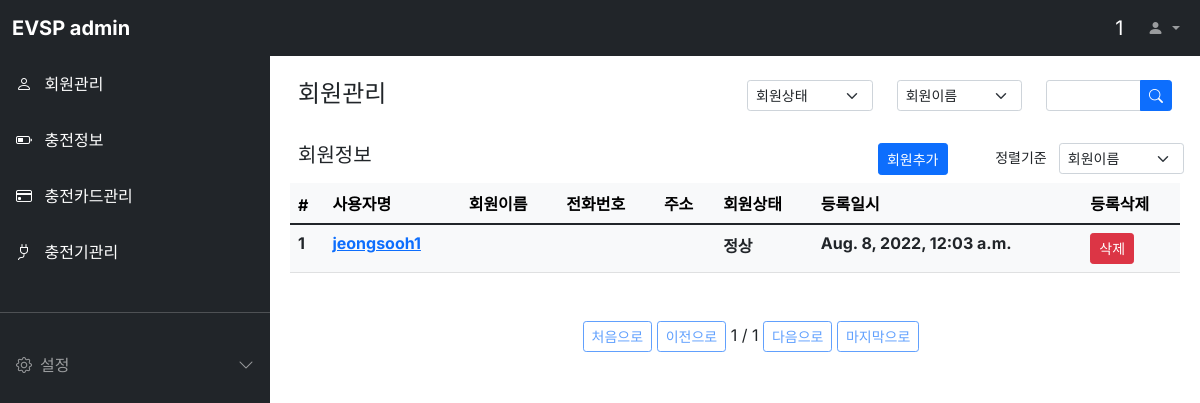
Before: /evuser/ (signed in) with the older database file.
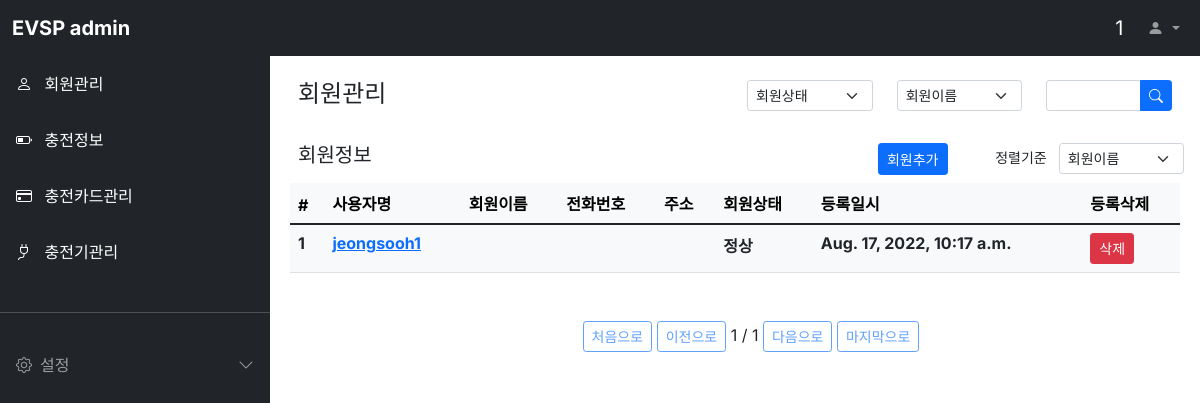
After: the same page with the newer database file.
### evuser/models.py (models this page shows, shortened)
class Evuser(models.Model):
  CONTRACTED = 'CONT'
  NORMAL = 'NOR'
  USER_STATUS = [
    ('정상', '정상'),
    ('해지', '해지'),
    ('유예', '유예'),
  ]
  USER_CATEGORY = [
    ('일반', '일반'),
    ('법인', '법인'),
    ('기타', '기타'),
  ]
  userid = models.CharField(max_length=64, verbose_name='회원아이디')
  password = models.CharField(max_length=128, verbose_name='비밀번호')
  name = models.CharField(max_length=64, verbose_name='회원이름')
  email = models.EmailField(max_length=128, verbose_name='이메일')
  phone = models.CharField(max_length=64, verbose_name='전화번호')
  category = models.CharField(max_length=64,
    choices=USER_CATEGORY, default= '일반', verbose_name='회원구분')
  status = models.CharField(max_length=64,
    choices=USER_STATUS, default= '정상', verbose_name='회원상태')
  address = models.TextField(verbose_name='주소')
  level = models.CharField(max_length=8, verbose_name='등급',
    choices=(
      ('admin', 'admin'),
      ('user', 'user')
  ))
  last_use_dttm = models.DateTimeField(auto_now_add=True, verbose_name='최근사용시간')
  register_dttm = models.DateTimeField(auto_now_add=True, verbose_name='등록시간')
  class Meta:
    db_table = 'evsp_evuser'
    verbose_name = '회원'
    verbose_name_plural = '회원'

### evuser/views.py (the view)
# urls.py: path('evuser/', EvuserList.as_view()),
class EvuserList(ListView):
  model = Evuser
  template_name='evuser.html'
  context_object_name = 'evuserList'
  paginate_by = 2
  queryset = Evuser.objects.all()
  def get_context_data(self, **kwargs):
    context = super(EvuserList, self).get_context_data(**kwargs)
    user_id = self.request.session['user']
    context['loginuser'] = user_id
    return context

### evuser/templates/evuser.html (shortened to what this page needs)
{% extends "base.html" %}
{% block contents %}
<div class="row mt-3 mx-3">
  <div class="col-md-6 fw-bold"><h4>회원관리</h4></div>
  <div class="col-md-2">
    <select class="form-select form-select-sm" aria-label="Default select example">
      <option selected>회원상태</option>
    </select>
  </div>
  <div class="col-md-2">
    <select class="form-select form-select-sm" aria-label="Default select example">
      <option selected>회원이름</option>
    </select>
  </div>
  <div class="col-md-2">
    <form method="get" action="/evuser/search">
      <div class="input-group input-group-sm">
        <input type="text" class="form-control" placeholder="" aria-label="Recipient's userid" aria-describedby="button-addon2">
        <button class="btn btn-primary" type="button" id="button-addon2">
          <i class="bi bi-search"></i>
        </button>
      </div>
    </form>
  </div>
</div>
<div class="row mt-3 mx-3">
  <div class="col-md-6 fw-bold"><h5>회원정보</h5></div>
  <div class="col-md-3 d-grid justify-content-md-end">
    <button class="btn btn-primary btn-sm"
      onclick="location.href='/evuser/register/'">회원추가
    </button>
  </div>
  <div class="col-md-3">
    <div class="row justify-content-end">
      <label class="col form-select-sm text-end">정렬기준</label>
      <select class="col form-select form-select-sm" aria-label="Default select example">
        <option selected>회원이름</option>
      </select>
    </div>
  </div>
</div>
<div class="row mt-2 mx-2">
  <div class="col-12">
    <table class="table table-light">
      <thead class="thead-light">
        <tr>
          <th scope="col">#</th>
          <th scope="col">사용자명</th>
          <th scope="col">회원이름</th>
          <th scope="col">전화번호</th>
          <th scope="col">주소</th>
          <th scope="col">회원상태</th>
          <th scope="col">등록일시</th>
          <th scope="col">등록삭제</th>
        </tr>
      </thead>
      <tbody class="text-dark">
        {% for evuser in evuserList %}
        <tr>
          <th scope="row">{{ evuser.id }}</th>
          <th><a href="/evuser/{{ evuser.id }}">{{ evuser.userid }}</a></th>
          <th>{{ evuser.name }}</th>
          <th>{{ evuser.phone }}</th>
          <th>{{ evuser.address }}</th>
          <th>{{ evuser.status }}</th>
          <th>{{ evuser.register_dttm }}</th>
          <th><a class="btn btn-primary btn-sm btn-danger" id="evuser-{{ evuser.id }}" href="/evuser/{{ evuser.id }}/delete" target="_blank">삭제</a></th>
        </tr>
        {% endfor %}
      </tbody>
    </table>
    <div class="pagination justify-content-center mt-5">
      <ul class="step-links">
        {% if page_obj.has_previous %}
        <a class="btn btn-sm btn-outline-primary" href="?page=1">처음으로</a>
        <a class="btn btn-sm btn-outline-primary" href="?page={{ page_obj.previous_page_number }}">이전으로</a>
        {% else %}
        <a class="btn btn-sm btn-outline-primary disabled" href="#">처음으로</a>
        <a class="btn btn-sm btn-outline-primary disabled" href="#">이전으로</a>
        {% endif %}
      <span class="current">
        {{ page_obj.number }} / {{ page_obj.paginator.num_pages }}
      </span>
        {% if page_obj.has_next %}
        <a class="btn btn-sm btn-outline-primary" href="?page={{ page_obj.next_page_number }}">다음으로</a>
        <a class="btn btn-sm btn-outline-primary" href="?page={{ page_obj.paginator.num_pages }}">마지막으로</a>
        {% else %}
        <a class="btn btn-sm btn-outline-primary disabled" href="#">다음으로</a>
        <a class="btn btn-sm btn-outline-primary disabled" href="#">마지막으로</a>
        {% endif %}
      </ul>
    </div>
  </div>
</div>
{% endblock %}

Changed rows visible on the page:
changed Evuser "jeongsooh1": register_dttm "Aug. 8, 2022, 12:03 a.m." → "Aug. 17, 2022, 10:17 a.m."
